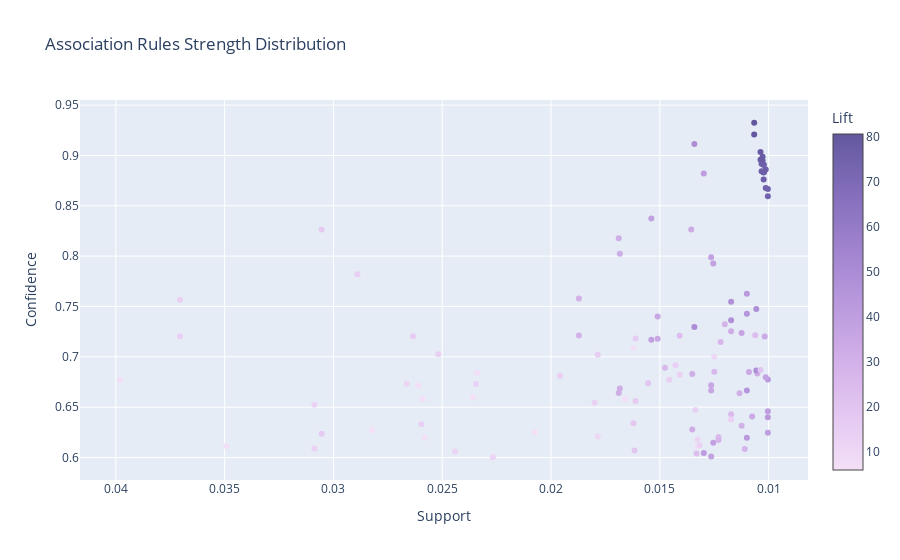
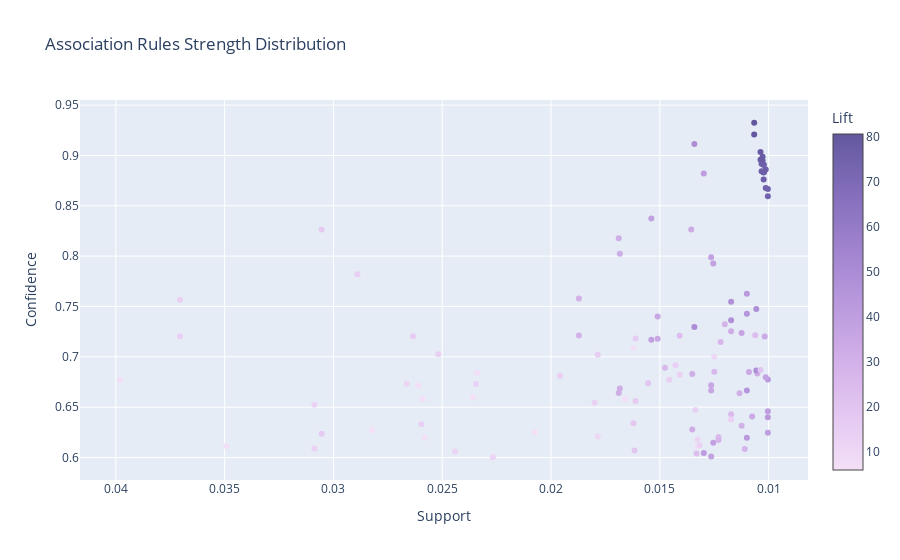

Notebook code for these charts, in order:
### Markdown cell above
2) Теперь применим алгоритм `efficient_apriori` с минимальными уронями поддержки и достоверности в 1% и 60% соответсвенно.

### Code cell
start_time = time.time()
itemsets, rules = efficient_apriori(data, min_support=0.01, min_confidence=0.6)
end_time = time.time()
work_efficient_apriory_time_60 = end_time - start_time
print(work_efficient_apriory_time_60)
print(itemsets)
for rule in sorted(rules, key=lambda rule: rule.lift):
        print("{}".format(rule))
PyARMViz.metadata_scatter_plot(rules)
